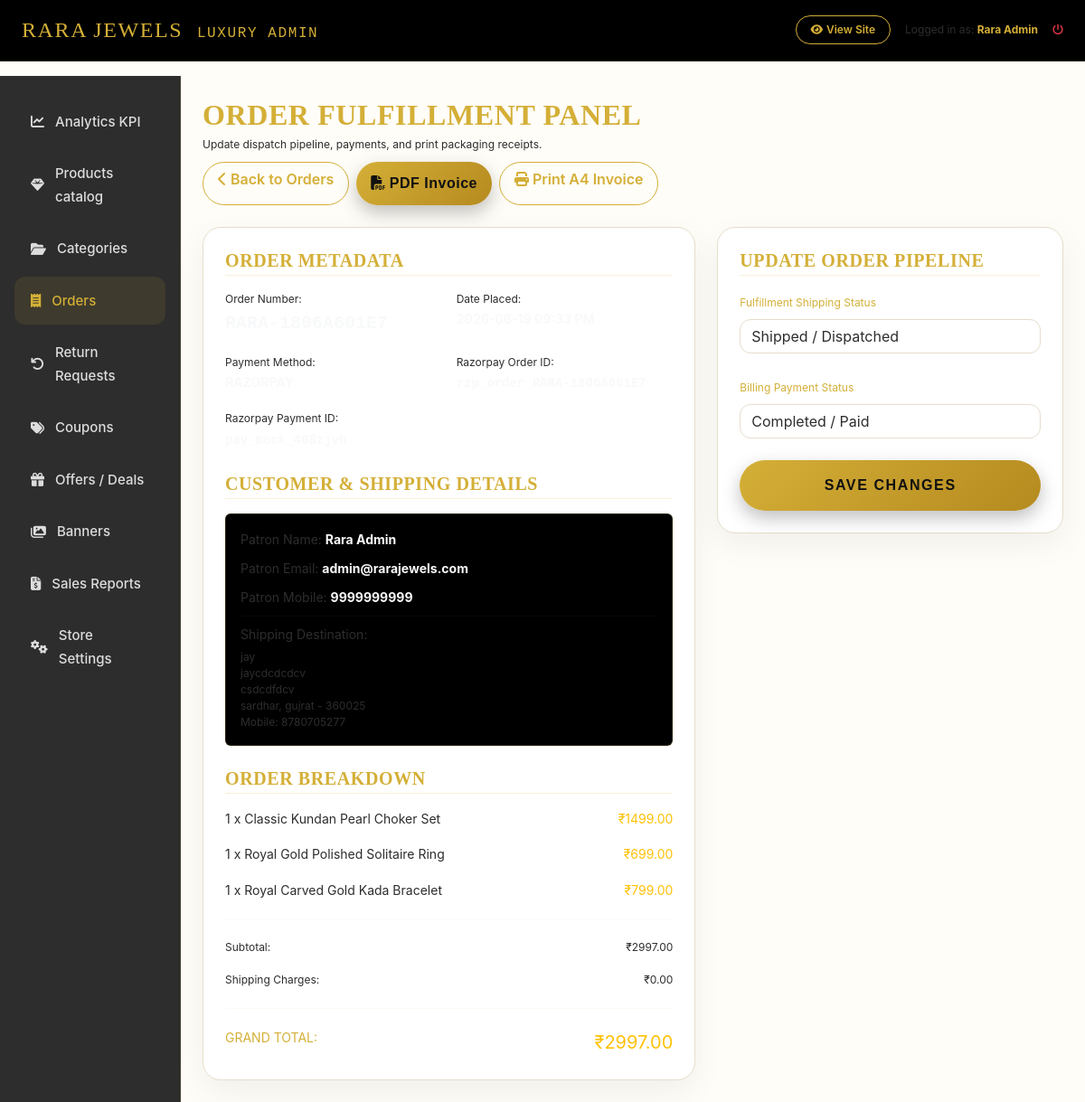
/luxury-admin/order/RARA-1806A601E7/ (signed in), run on the app's committed database.
### accounts/models.py (models this page shows, shortened)
class User(AbstractBaseUser, PermissionsMixin):
    email = models.EmailField(unique=True)
    name = models.CharField(max_length=255)
    mobile = models.CharField(max_length=15)
    is_active = models.BooleanField(default=True)
    is_staff = models.BooleanField(default=False)
    date_joined = models.DateTimeField(default=timezone.now)
    objects = CustomUserManager()
    USERNAME_FIELD = 'email'
    REQUIRED_FIELDS = ['name', 'mobile']

### shop/models.py (models this page shows, shortened)
class Order(models.Model):
    ORDER_STATUS_CHOICES = [
        ('pending', 'Pending'),
        ('processing', 'Processing'),
        ('shipped', 'Shipped'),
        ('delivered', 'Delivered'),
        ('cancelled', 'Cancelled'),
        ('returned', 'Returned')
    ]
    PAYMENT_STATUS_CHOICES = [
        ('pending', 'Pending'),
        ('completed', 'Completed'),
        ('failed', 'Failed'),
        ('refunded', 'Refunded')
    ]
    user = models.ForeignKey(settings.AUTH_USER_MODEL, on_delete=models.CASCADE, related_name='orders')
    order_number = models.CharField(max_length=100, unique=True)
    shipping_address = models.TextField()
    subtotal = models.DecimalField(max_digits=10, decimal_places=2)
    shipping_charge = models.DecimalField(max_digits=10, decimal_places=2)
    discount_amount = models.DecimalField(max_digits=10, decimal_places=2, default=0.00)
    coupon = models.ForeignKey(Coupon, on_delete=models.SET_NULL, null=True, blank=True)
    total_price = models.DecimalField(max_digits=10, decimal_places=2)
    payment_method = models.CharField(max_length=20, choices=[('cod', 'Cash On Delivery'), ('razorpay', 'Razorpay')])
    payment_status = models.CharField(max_length=20, default='pending', choices=PAYMENT_STATUS_CHOICES)
    order_status = models.CharField(max_length=20, default='pending', choices=ORDER_STATUS_CHOICES)
    razorpay_order_id = models.CharField(max_length=255, blank=True, null=True)
    razorpay_payment_id = models.CharField(max_length=255, blank=True, null=True)
    razorpay_signature = models.CharField(max_length=255, blank=True, null=True)
    created_at = models.DateTimeField(auto_now_add=True)
    updated_at = models.DateTimeField(auto_now=True)

class OrderItem(models.Model):
    order = models.ForeignKey(Order, on_delete=models.CASCADE, related_name='items')
    product = models.ForeignKey(Product, on_delete=models.CASCADE)
    quantity = models.IntegerField()
    price = models.DecimalField(max_digits=10, decimal_places=2)
    @property
    def subtotal(self):
        return self.price * self.quantity

class Product(models.Model):
    name = models.CharField(max_length=255)
    slug = models.SlugField(max_length=255, unique=True, blank=True)
    description = models.TextField()
    price = models.DecimalField(max_digits=10, decimal_places=2)
    discount_price = models.DecimalField(max_digits=10, decimal_places=2, null=True, blank=True)
    category = models.ForeignKey(Category, on_delete=models.CASCADE, related_name='products')
    stock = models.IntegerField(default=0)
    is_featured = models.BooleanField(default=False)
    is_new_arrival = models.BooleanField(default=True)
    is_best_seller = models.BooleanField(default=False)
    is_trending = models.BooleanField(default=False)
    view_count = models.IntegerField(default=0)
    created_at = models.DateTimeField(auto_now_add=True)
    updated_at = models.DateTimeField(auto_now=True)

### shop/admin_views.py (the view, shortened to what this page needs)
# urls.py: path('luxury-admin/order/<str:order_number>/', admin_views.admin_order_detail_view, name='admin_order_detail'),
@superuser_required
def admin_order_detail_view(request, order_number):
    order = get_object_or_404(Order, order_number=order_number)
    return render(request, 'admin_dashboard/order_detail.html', {'order': order})

### templates/admin_dashboard/order_detail.html (shortened to what this page needs)
{% extends 'admin_dashboard/base_admin.html' %}
{% load static %}
{% block admin_content %}
<div class="d-flex justify-content-between align-items-center mb-4 flex-wrap gap-2">
    <div>
        <h2 class="playfair-font text-gold mb-1">ORDER FULFILLMENT PANEL</h2>
        <p class="text-xs text-light-dim mb-0">Update dispatch pipeline, payments, and print packaging receipts.</p>
    </div>
    <div class="d-flex gap-2">
        <a href="{% url 'shop:admin_orders' %}" class="btn btn-xs btn-outline-gold rounded-pill px-3"><i class="fa-solid fa-chevron-left me-1"></i>Back to Orders</a>
        <a href="{% url 'shop:download_invoice' order.id %}" class="btn btn-xs btn-gold rounded-pill px-3"><i class="fa-solid fa-file-pdf me-1"></i>PDF Invoice</a>
        <a href="{% url 'shop:print_invoice_html' order.id %}" target="_blank" class="btn btn-xs btn-outline-gold rounded-pill px-3"><i class="fa-solid fa-print me-1"></i>Print A4 Invoice</a>
    </div>
</div>
<div class="row g-4">
    <div class="col-lg-7">
        <div class="glass-card p-4 h-100">
            <h5 class="playfair-font text-gold mb-3 border-bottom border-gold-dim pb-1">ORDER METADATA</h5>
            <div class="row g-3 text-sm mb-4">
                <div class="col-6">
                    <span class="text-light-dim d-block text-xs">Order Number:</span>
                    <strong class="text-light font-monospace fs-5">{{ order.order_number }}</strong>
                </div>
                <div class="col-6">
                    <span class="text-light-dim d-block text-xs">Date Placed:</span>
                    <strong class="text-light">{{ order.created_at|date:"Y-m-d h:i A" }}</strong>
                </div>
                <div class="col-6">
                    <span class="text-light-dim d-block text-xs">Payment Method:</span>
                    <strong class="text-light text-uppercase">{{ order.get_payment_method_display }}</strong>
                </div>
                {% if order.razorpay_order_id %}
                <div class="col-6">
                    <span class="text-light-dim d-block text-xs">Razorpay Order ID:</span>
                    <strong class="text-light font-monospace">{{ order.razorpay_order_id }}</strong>
                </div>
                {% endif %}
                {% if order.razorpay_payment_id %}
                <div class="col-6">
                    <span class="text-light-dim d-block text-xs">Razorpay Payment ID:</span>
                    <strong class="text-light font-monospace">{{ order.razorpay_payment_id }}</strong>
                </div>
                {% endif %}
            </div>
            <h5 class="playfair-font text-gold mb-3 border-bottom border-gold-dim pb-1">CUSTOMER & SHIPPING DETAILS</h5>
            <div class="bg-black p-3 rounded border border-gold-dim border-opacity-25 text-sm mb-4">
                <div class="mb-2">
                    <span class="text-light-dim">Patron Name:</span> <strong class="text-light">{{ order.user.name }}</strong>
                </div>
                <div class="mb-2">
                    <span class="text-light-dim">Patron Email:</span> <strong class="text-light">{{ order.user.email }}</strong>
                </div>
                <div class="mb-2">
                    <span class="text-light-dim">Patron Mobile:</span> <strong class="text-light">{{ order.user.mobile }}</strong>
                </div>
                <hr class="border-gold-dim border-opacity-10 my-2">
                <div>
                    <span class="text-light-dim d-block mb-1">Shipping Destination:</span>
                    <p class="text-xs text-light-dim mb-0 lh-base">{{ order.shipping_address|linebreaksbr }}</p>
                </div>
            </div>
            <h5 class="playfair-font text-gold mb-3 border-bottom border-gold-dim pb-1">ORDER BREAKDOWN</h5>
            <div class="d-flex flex-column gap-3 text-sm">
                {% for item in order.items.all %}
                <div class="d-flex align-items-center justify-content-between">
                    <span>{{ item.quantity }} x {{ item.product.name }}</span>
                    <span class="text-warning">₹{{ item.subtotal }}</span>
                </div>
                {% endfor %}
                <hr class="border-gold-dim border-opacity-10 my-1">
                <div class="d-flex justify-content-between text-xs text-light-dim">
                    <span>Subtotal:</span>
                    <span>₹{{ order.subtotal }}</span>
                </div>
                <div class="d-flex justify-content-between text-xs text-light-dim">
                    <span>Shipping Charges:</span>
                    <span>₹{{ order.shipping_charge }}</span>
                </div>
                <hr class="border-gold-dim border-opacity-25 my-1">
                <div class="d-flex justify-content-between font-semibold text-sm">
                    <span class="text-gold">GRAND TOTAL:</span>
                    <span class="text-warning fs-5">₹{{ order.total_price }}</span>
                </div>
            </div>
        </div>
    </div>
    <div class="col-lg-5">
        <div class="glass-card p-4">
            <h5 class="playfair-font text-gold mb-3 border-bottom border-gold-dim pb-1">UPDATE ORDER PIPELINE</h5>
            <form method="POST" action=".">
                <div class="mb-4">
                    <label for="order_status" class="form-label text-xs text-gold">Fulfillment Shipping Status</label>
                    <select name="order_status" id="order_status" class="form-select bg-dark border-gold text-light">
                        <option value="shipped" {% if order.order_status == 'shipped' %}selected{% endif %}>Shipped / Dispatched</option>
                    </select>
                </div>
                <div class="mb-4">
                    <label for="payment_status" class="form-label text-xs text-gold">Billing Payment Status</label>
                    <select name="payment_status" id="payment_status" class="form-select bg-dark border-gold text-light">
                        <option value="completed" {% if order.payment_status == 'completed' %}selected{% endif %}>Completed / Paid</option>
                    </select>
                </div>
                <button type="submit" class="btn btn-gold w-100 rounded-pill py-3 font-semibold tracking-wide shadow-gold">
                    SAVE CHANGES
                </button>
            </form>
        </div>
    </div>
</div>
{% endblock %}

### templates/admin_dashboard/base_admin.html (shortened to what this page needs)
{% load static %}
<!DOCTYPE html>
<html lang="en">
<head>
    <link href="https://cdn.jsdelivr.net/npm/bootstrap@5.3.0/dist/css/bootstrap.min.css" rel="stylesheet">
    <link rel="stylesheet" href="https://cdnjs.cloudflare.com/ajax/libs/font-awesome/6.4.0/css/all.min.css">
    <link rel="stylesheet" href="{% static 'css/style.css' %}">
</head>
<body class="luxury-bg">
    <nav class="navbar navbar-expand-lg bg-black border-bottom border-gold-dim sticky-top py-2">
        <div class="container-fluid px-4">
            <a class="navbar-brand text-gold playfair-font fs-4 tracking-wide" href="{% url 'shop:admin_dashboard' %}">
                RARA JEWELS <span class="fs-6 text-light-dim font-monospace ms-2">LUXURY ADMIN</span>
            </a>
            <div class="d-flex align-items-center gap-3">
                <a href="{% url 'shop:home' %}" class="btn btn-xs btn-outline-gold rounded-pill px-3 text-xs"><i class="fa-solid fa-eye me-1"></i>View Site</a>
                <span class="text-xs text-light-dim">Logged in as: <strong class="text-gold">{{ user.name }}</strong></span>
                <a href="{% url 'accounts:logout' %}" class="text-danger text-xs hover-text-gold"><i class="fa-solid fa-power-off"></i></a>
            </div>
        </div>
    </nav>
    <div class="container-fluid px-0">
        <div class="row g-0">
            <div class="col-md-3 col-lg-2 admin-sidebar py-4 px-3">
                <div class="nav flex-column gap-1">
                    <a class="admin-nav-link" href="{% url 'shop:admin_dashboard' %}" id="nav-dashboard">
                        <i class="fa-solid fa-chart-line"></i>Analytics KPI
                    </a>
                    <a class="admin-nav-link" href="{% url 'shop:admin_products' %}" id="nav-products">
                        <i class="fa-solid fa-gem"></i>Products catalog
                    </a>
                    <a class="admin-nav-link" href="{% url 'shop:admin_categories' %}" id="nav-categories">
                        <i class="fa-solid fa-folder-open"></i>Categories
                    </a>
                    <a class="admin-nav-link" href="{% url 'shop:admin_orders' %}" id="nav-orders">
                        <i class="fa-solid fa-receipt"></i>Orders
                    </a>
                    <a class="admin-nav-link" href="{% url 'shop:admin_returns' %}" id="nav-returns">
                        <i class="fa-solid fa-arrow-rotate-left"></i>Return Requests
                    </a>
                    <a class="admin-nav-link" href="{% url 'shop:admin_coupons' %}" id="nav-coupons">
                        <i class="fa-solid fa-tags"></i>Coupons
                    </a>
                    <a class="admin-nav-link" href="{% url 'shop:admin_offers' %}" id="nav-offers">
                        <i class="fa-solid fa-gift"></i>Offers / Deals
                    </a>
                    <a class="admin-nav-link" href="{% url 'shop:admin_banners' %}" id="nav-banners">
                        <i class="fa-solid fa-images"></i>Banners
                    </a>
                    <a class="admin-nav-link" href="{% url 'shop:admin_reports' %}" id="nav-reports">
                        <i class="fa-solid fa-file-invoice-dollar"></i>Sales Reports
                    </a>
                    <a class="admin-nav-link" href="{% url 'shop:admin_settings' %}" id="nav-settings">
                        <i class="fa-solid fa-gears"></i>Store Settings
                    </a>
                </div>
            </div>
            <div class="col-md-9 col-lg-10 p-4">
                {% block admin_content %}{% endblock %}
            </div>
        </div>
    </div>
</body>
</html>

### data on the page
User: name "Rara Admin"
Order: user.name "Rara Admin", user.email "admin@rarajewels.com", user.mobile "9999999999", shipping_address "jay jaycdcdcdcv csdcdfdcv sardhar, gujrat - 360025 Mobile: 8780705277", subtotal "2997.00", shipping_charge "0.00", total_price "2997.00", order_status "Shipped / Dispatched", payment_status "Completed / Paid"
OrderItem: quantity "1", product.name "Classic Kundan Pearl Choker Set", subtotal "1499.00"
OrderItem: quantity "1", product.name "Royal Gold Polished Solitaire Ring", subtotal "699.00"
OrderItem: quantity "1", product.name "Royal Carved Gold Kada Bracelet", subtotal "799.00"
